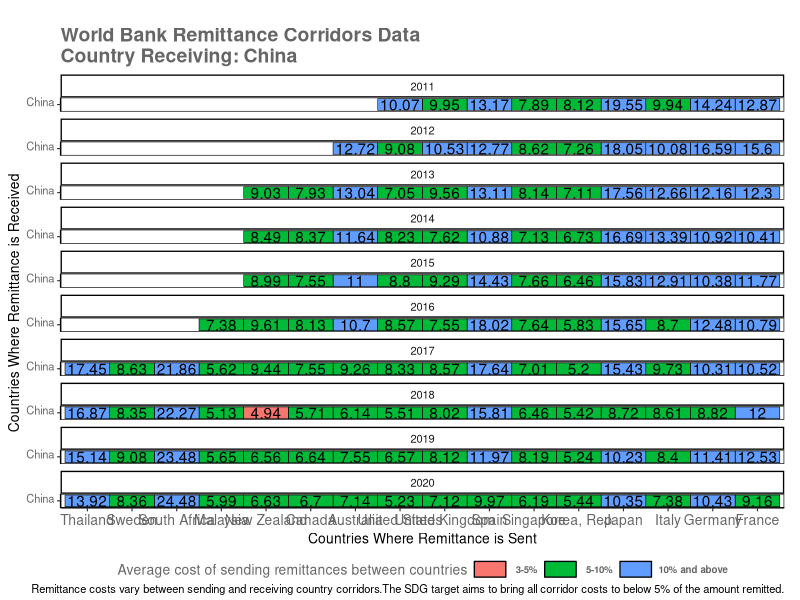
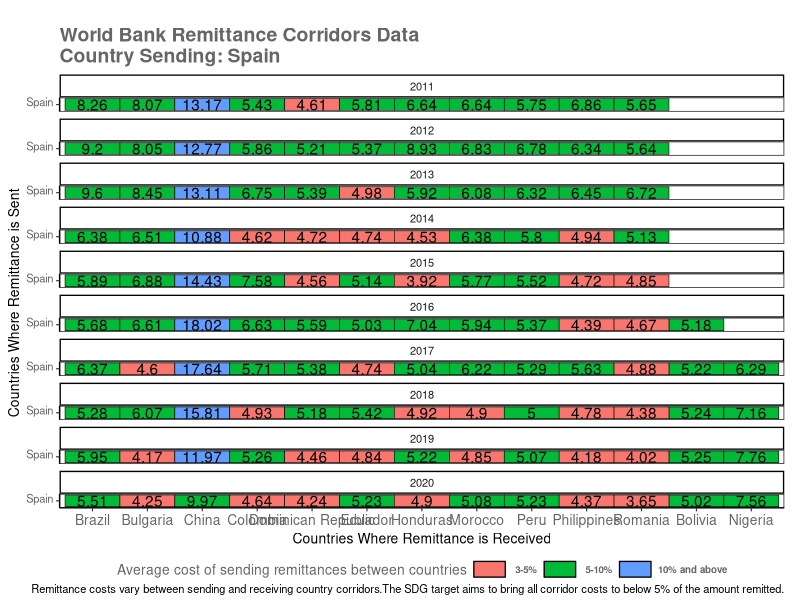

Generate these figures, in order, with R:
# Librarys ----------------------------------------------------------------
library(stringr)
library(tidyverse)

# Read world bank remitance corridor data ----------------------------------------------------
#### notes: this data is not avaliable from the WorldBank R oackage WDI
tags = c(" 0-3%", " 3-5%", " 5-10%", "10% and above") # create tags for bin labels
#### the data has been downloaded from: https://databank.worldbank.org/source/remittance-prices-worldwide-(corridors)
data_corridors = read.csv("data/36d1ed87-9a2d-41da-8eac-c1c25d45fa65_Data.csv")
colnames(data_corridors)[1] = "Sending.Countries.Name" # rename column because its called some funky shit

data_corridors[data_corridors == ".."] = NA

data_corridors[, 7:41] = sapply(data_corridors[, 7:41], as.numeric)
data = data_corridors %>% filter(X2020Q3..YR2020Q3. != "..") %>%
  mutate('2011' = (X2011Q1..YR2011Q1. + X2011Q3..YR2011Q3.) / 2) %>%
  mutate('2012' = (X2012Q1..YR2012Q1. + X2012Q3..YR2012Q3.) / 2) %>%
  mutate('2013' = (X2013Q1..YR2013Q1. + X2013Q1..YR2013Q1.) / 2) %>%
  mutate('2014' = (X2014Q1..YR2014Q1. + X2014Q3..YR2014Q3.) / 2) %>%
  mutate('2015' = (X2015Q1..YR2015Q1. + X2015Q3..YR2015Q3.) / 2) %>%
  mutate('2016' = (X2016Q1..YR2016Q1. + X2016Q3..YR2016Q3.) / 2) %>%
  mutate('2017' = (X2017Q1..YR2017Q1. + X2017Q3..YR2017Q3.) / 2) %>%
  mutate('2018' = (X2018Q1..YR2018Q1. + X2018Q3..YR2018Q3.) / 2) %>%
  mutate('2019' = (X2019Q1..YR2019Q1. + X2019Q3..YR2019Q3.) / 2) %>%
  mutate('2020' = (X2020Q1..YR2020Q1. + X2020Q3..YR2020Q3.) / 2) %>%
  select(
    Sending.Countries.Name,
    Sending.Countries.Code,
    Receiving.Countries..Name,
    Receiving.Countries..Code,
    '2011',
    '2012',
    '2013',
    '2014',
    '2015',
    '2016',
    '2017',
    '2018',
    '2019',
    '2020'
  ) %>% gather(year, value, (5:14)) %>% na.omit()

plot_rec_country = function(country) {
  country_rec_data = data %>%
    filter(Receiving.Countries..Name == country)  %>%
    rename(send = Sending.Countries.Name) %>%
    rename(recieve = Receiving.Countries..Name) %>%
    mutate(send = str_replace(send, "United States of America", "United States"))  %>%
    mutate(value = ifelse(value < 0, NA, value)) %>%
    mutate(value = as.numeric(value)) %>%
    mutate(
      bins = case_when(
        value < 3 ~ tags[1],
        value >= 3 & value < 5 ~ tags[2],
        value >= 5 & value < 10 ~ tags[3],
        value >= 10 ~ tags[4]
      )
    )

  receive_levels = country_rec_data %>%
    filter(complete.cases(.)) %>%
    group_by(recieve) %>%
    summarize(num = n()) %>%
    arrange(-num) %>%
    pull(recieve)

  send_levels = country_rec_data %>%
    filter(complete.cases(.)) %>%
    group_by(send) %>%
    summarize(num = n()) %>%
    arrange(-num) %>%
    pull(send)

  # mutate levels into dataframe
  df = country_rec_data %>%
    mutate(recieve = factor(recieve, levels = receive_levels),
           send = fct_rev(factor(send, levels = send_levels))) %>%
    filter(complete.cases(send))

  # text col
  textcol = "grey40"

  # Plot --------------------------------------------------------------------
  p = ggplot(df, aes(x = send, y = recieve, fill = bins)) +
    facet_wrap( ~ year, ncol = 1) +
    geom_tile(colour = "black", size = 0.2) +
    geom_text(aes(label = round(value, digits = 2))) +
    scale_colour_manual(values = c("red", "blue", "green")) +
    guides(fill = guide_legend(title = "Average cost of sending remittances between countries")) +
    labs(
      x = "Countries Where Remittance is Sent",
      y = "Countries Where Remittance is Received",
      title = paste0(
        "World Bank Remittance Corridors Data\nCountry Receiving: ",
        country
      ),
      caption = "Remittance costs vary between sending and receiving country corridors.The SDG target aims to bring all corridor costs to below 5% of the amount remitted."
    ) +
    #coord_fixed()+
    theme_classic(base_size = 10) +
    theme(
      legend.position = "bottom",
      legend.title = element_text(colour = textcol),
      legend.margin = margin(grid::unit(0, "cm")),
      legend.text = element_text(
        colour = textcol,
        size = 7,
        face = "bold"
      ),
      legend.key.height = grid::unit(0.4, "cm"),
      legend.key.width = grid::unit(0.8, "cm"),
      axis.text.x = element_text(size = 10, colour = textcol),
      axis.text.y = element_text(vjust = 0.2, colour = textcol),
      axis.ticks = element_line(size = 0.4),
      plot.background = element_blank(),
      panel.border = element_blank(),
      panel.grid.major = element_blank(),
      panel.grid.minor = element_blank(),
      panel.background = element_rect(fill = "transparent", colour = "black"),
      plot.margin = margin(0.7, 0.4, 0.1, 0.2, "cm"),
      plot.title = element_text(
        colour = textcol,
        family = "sans",
        hjust = 0,
        size = 14,
        face = "bold"
      )
    )

  p

}

plot_rec_country(country = "China")


plot_send_country = function(country) {
  country_rec_data = data %>%
    filter(Sending.Countries.Name == country)  %>%
    rename(send = Sending.Countries.Name) %>%
    rename(recieve = Receiving.Countries..Name) %>%
    mutate(send = str_replace(send, "United States of America", "United States"))  %>%
    mutate(value = ifelse(value < 0, NA, value)) %>%
    mutate(value = as.numeric(value)) %>%
    mutate(
      bins = case_when(
        value < 3 ~ tags[1],
        value >= 3 & value < 5 ~ tags[2],
        value >= 5 & value < 10 ~ tags[3],
        value >= 10 ~ tags[4]
      )
    )

  receive_levels = country_rec_data %>%
    filter(complete.cases(.)) %>%
    group_by(recieve) %>%
    summarize(num = n()) %>%
    arrange(-num) %>%
    pull(recieve)

  send_levels = country_rec_data %>%
    filter(complete.cases(.)) %>%
    group_by(send) %>%
    summarize(num = n()) %>%
    arrange(-num) %>%
    pull(send)

  # mutate levels into dataframe
  df = country_rec_data %>%
    mutate(recieve = factor(recieve, levels = receive_levels),
           send = fct_rev(factor(send, levels = send_levels))) %>%
    filter(complete.cases(send))

  # text col
  textcol = "grey40"

  # Plot --------------------------------------------------------------------
  p = ggplot(df, aes(x = recieve, y = send, fill = bins)) +
    facet_wrap( ~ year, ncol = 1) +
    geom_tile(colour = "black", size = 0.2) +
    geom_text(aes(label = round(value, digits = 2))) +
    scale_colour_manual(values = c("red", "blue", "green")) +
    guides(fill = guide_legend(title = "Average cost of sending remittances between countries")) +
    labs(
      x = "Countries Where Remittance is Received",
      y = "Countries Where Remittance is Sent",
      title = paste0(
        "World Bank Remittance Corridors Data\nCountry Sending: ",
        country
      ),
      caption = "Remittance costs vary between sending and receiving country corridors.The SDG target aims to bring all corridor costs to below 5% of the amount remitted."
    ) +
    #coord_fixed()+
    theme_classic(base_size = 10) +
    theme(
      legend.position = "bottom",
      legend.title = element_text(colour = textcol),
      legend.margin = margin(grid::unit(0, "cm")),
      legend.text = element_text(
        colour = textcol,
        size = 7,
        face = "bold"
      ),
      legend.key.height = grid::unit(0.4, "cm"),
      legend.key.width = grid::unit(0.8, "cm"),
      axis.text.x = element_text(size = 10, colour = textcol),
      axis.text.y = element_text(vjust = 0.2, colour = textcol),
      axis.ticks = element_line(size = 0.4),
      plot.background = element_blank(),
      panel.border = element_blank(),
      panel.grid.major = element_blank(),
      panel.grid.minor = element_blank(),
      panel.background = element_rect(fill = "transparent", colour = "black"),
      plot.margin = margin(0.7, 0.4, 0.1, 0.2, "cm"),
      plot.title = element_text(
        colour = textcol,
        family = "sans",
        hjust = 0,
        size = 14,
        face = "bold"
      )
    )

  p

}
plot_send_country(country = "Spain")

# rec_countries = as.data.frame(table(data$Receiving.Countries..Name)) %>% arrange(desc(Freq))
# sending_countries = as.data.frame(table(data$Sending.Countries.Name)) %>% arrange(desc(Freq))
#
#
#
# # Tidy DF for GGplot // using year 2020 q3------------------------------------------------------
# data_corridors_min = data_corridors %>%
#   select(Sending.Countries.Name,
#          Receiving.Countries..Name,
#          X2020Q3..YR2020Q3.) %>%
#   filter(X2020Q3..YR2020Q3. != "..") %>%
#   rename(value = X2020Q3..YR2020Q3.) %>%
#   rename(send = Sending.Countries.Name) %>%
#   rename(recieve = Receiving.Countries..Name) %>%
#   mutate(send = str_replace(send, "United States of America", "United States"))  %>%
#   mutate(value = ifelse(value < 0, NA, value)) %>%
#   mutate(value = as.numeric(value)) %>%
#   mutate(
#     bins = case_when(
#       value < 3 ~ tags[1],
#       value >= 3 & value < 5 ~ tags[2],
#       value >= 5 & value < 10 ~ tags[3],
#       value >= 10 ~ tags[4]
#     )
#   )  %>% filter(
#     send == "United States" |
#       send == "United Kingdom"  |
#       send == "Germany" |
#       send == "Italy"  |
#       send == "Saudi Arabia"  |
#       send == "Australia"  |
#       send == "France"  |
#       send == "Canada"  |
#       send == "Russian Federation" |
#       send == "United Arab Emirates"  |
#       send == "Malaysia" |
#       send == "Qatar"
#   ) %>% filter(
#   recieve == "India" |
#     recieve == "China" |
#     recieve == "Philippines" |
#     recieve == "Bangladesh" |
#     recieve == "Pakistan" |
#     recieve == "Viet Nam" |
#     recieve == "Sri Lanka" |
#     recieve == "Nigeria"  |
#     recieve == "Indonesia" |
#     recieve == "Egypt" |
#     recieve == "Lebanon" |
#     recieve == "Nepal"
#
# )
#
# #### Calculate level summary
# receive_levels = data_corridors_min %>%
#   filter(complete.cases(.)) %>%
#   group_by(recieve) %>%
#   summarize(num = n()) %>%
#   arrange(-num) %>%
#   pull(recieve)
#
# send_levels = data_corridors_min %>%
#   filter(complete.cases(.)) %>%
#   group_by(send) %>%
#   summarize(num = n()) %>%
#   arrange(-num) %>%
#   pull(send)
#
# # mutate levels into dataframe
# df = data_corridors_min %>%
#   mutate(recieve = factor(recieve, levels = receive_levels),
#          send = fct_rev(factor(send, levels = send_levels))) %>%
#   filter(complete.cases(send))
#
# # text col
# textcol = "grey40"
#
# # Plot --------------------------------------------------------------------
# p = ggplot(df, aes(x = recieve, y = send, fill = bins)) +
#   geom_tile(colour = "white", size = 0.2) +
#   scale_colour_manual(values = c("red", "blue", "green")) +
#   guides(fill = guide_legend(title = "Average cost of sending remittances between countries")) +
#   labs(
#     x = "Countries Where Capital is Received",
#     y = "Countries Where Capital is Sent",
#     title = "World Bank Remittance Corridors Data 2020 Q3 (Latest)",
#     caption = "Remittance costs vary between sending and receiving country corridors.The SDG target aims to bring all corridor costs to below 5% of the amount remitted."
#   ) +
#   #coord_fixed()+
#   theme_grey(base_size = 10) +
#   theme(
#     legend.position = "bottom",
#     legend.title = element_text(colour = textcol),
#     legend.margin = margin(grid::unit(0, "cm")),
#     legend.text = element_text(
#       colour = textcol,
#       size = 7,
#       face = "bold"
#     ),
#     legend.key.height = grid::unit(1.4, "cm"),
#     legend.key.width = grid::unit(0.8, "cm"),
#     axis.text.x = element_text(size = 10, colour = textcol),
#     axis.text.y = element_text(vjust = 0.2, colour = textcol),
#     axis.ticks = element_line(size = 0.4),
#     plot.background = element_blank(),
#     panel.border = element_blank(),
#     panel.grid.major = element_blank(),
#     panel.grid.minor = element_blank(),
#     panel.background = element_rect(fill = "slategrey", colour = "black"),
#     plot.margin = margin(0.7, 0.4, 0.1, 0.2, "cm"),
#     plot.title = element_text(
#       colour = textcol,
#       family = "sans",
#       hjust = 0,
#       size = 14,
#       face = "bold"
#     )
#   )
#
# p
